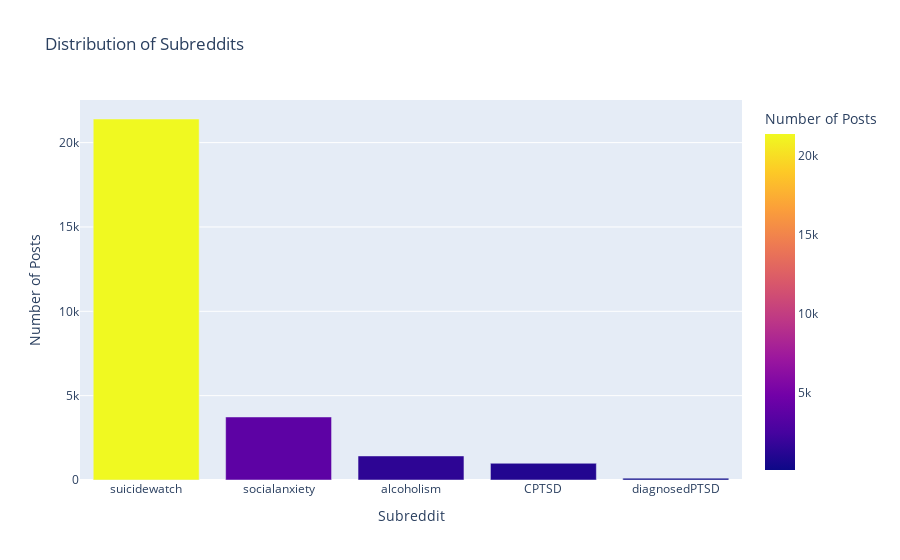

This figure's notebook cell:
### Markdown cell above
The above summary offers insights into how posts are distributed among various subreddits in our dataset. The numerical values indicate the post counts for each respective subreddit, providing an understanding of the representation of each subreddit in our data.

### Code cell
# Plot for the distribution of  the Subreddits

subreddit_distribution = df['Subreddit'].value_counts().reset_index()
subreddit_distribution.columns = ['Subreddit', 'Number of Posts']

# Create a bar plot with a colorful palette
fig = px.bar(subreddit_distribution, x='Subreddit', y='Number of Posts', title='Distribution of Subreddits',
             color='Number of Posts', color_discrete_sequence=px.colors.qualitative.Set1)

fig.update_layout(coloraxis_colorbar=dict(title='Number of Posts'))
fig.show()

### Figure 1 — Plotly figure (JSON) as saved in the notebook; plotly's stock layout.template omitted (floating-point values rounded to 4 significant figures)
{"data": [{"alignmentgroup": "True", "hovertemplate": "Subreddit=%{x}<br>Number of Posts=%{marker.color}<extra></extra>", "legendgroup": "", "marker": {"color": [21399, 3736, 1426, 992, 109], "coloraxis": "coloraxis", "pattern": {"shape": ""}}, "name": "", "offsetgroup": "", "orientation": "v", "showlegend": false, "textposition": "auto", "type": "bar", "x": ["suicidewatch", "socialanxiety", "alcoholism", "CPTSD", "diagnosedPTSD"], "xaxis": "x", "y": [21399, 3736, 1426, 992, 109], "yaxis": "y"}], "layout": {"autosize": true, "barmode": "relative", "coloraxis": {"colorbar": {"title": {"text": "Number of Posts"}}, "colorscale": [[0, "#0d0887"], [0.1111, "#46039f"], [0.2222, "#7201a8"], [0.3333, "#9c179e"], [0.4444, "#bd3786"], [0.5556, "#d8576b"], [0.6667, "#ed7953"], [0.7778, "#fb9f3a"], [0.8889, "#fdca26"], [1, "#f0f921"]]}, "legend": {"tracegroupgap": 0}, "title": {"text": "Distribution of Subreddits"}, "xaxis": {"anchor": "y", "autorange": true, "domain": [0, 1], "range": [-0.5, 4.5], "title": {"text": "Subreddit"}, "type": "category"}, "yaxis": {"anchor": "x", "autorange": true, "domain": [0, 1], "range": [0, 22530.0], "title": {"text": "Number of Posts"}, "type": "linear"}}}
